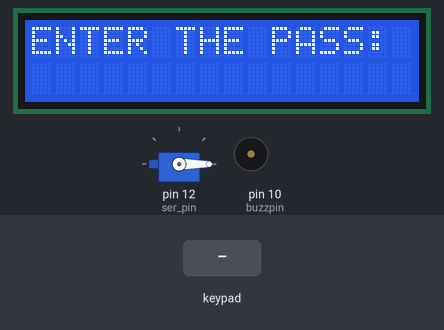
A sketch run on a simulated Arduino Uno, built with avr-gcc and run on an emulated ATmega328P. Shown: 16×2 character LCD, servo, buzzer (waves = sounding, pin HIGH). The inputs (shaded band) are chosen by the test bench.

Above: at 1.3 s.
1.4 s: keypad keys 1 3 9 7 2 D pressed 0.4 s apart
At 4.3 s:
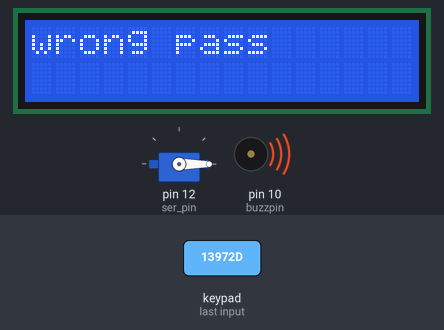
5.3 s: keypad keys 1 2 3 A B D pressed 0.4 s apart
At 8.5 s:
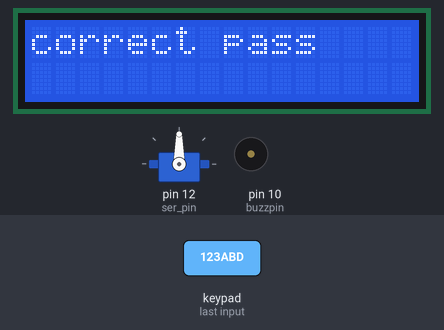
9.2 s: key '1' pressed
12.2 s: keypad keys 1 2 3 A B # pressed 0.4 s apart
At 14.7 s:
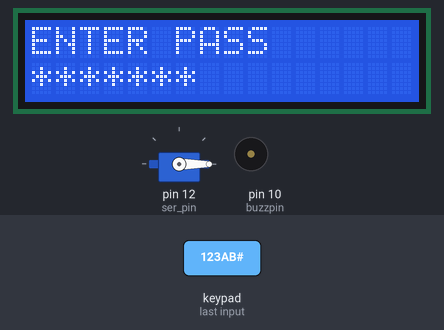
16.1 s: key '2' pressed
At 17.3 s:
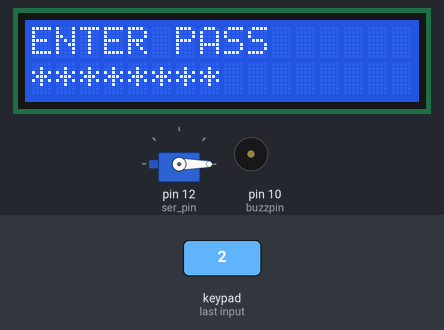
17.6 s: keypad keys 1 2 3 A B * pressed 0.4 s apart
At 20.9 s:
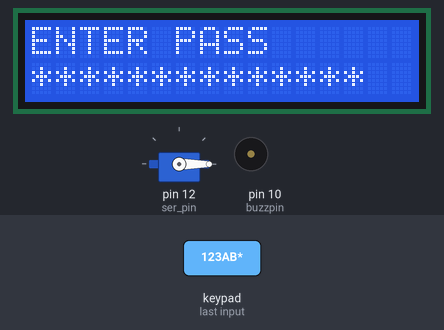
Timing chart, 0 to 22.4 s (numbered marks = the images above; inputs shaded):
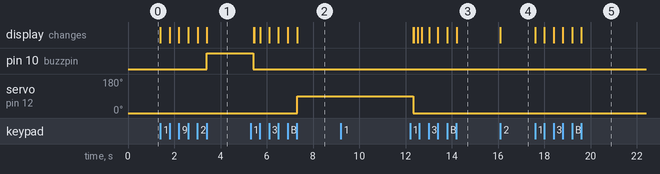

The sketch:

internal_Door.ino
```cpp
#include <Wire.h>
#include <LiquidCrystal_I2C.h>
#include <Keypad.h>
#include <Servo.h>
#define ser_pin 12
#define buzzpin 10
LiquidCrystal_I2C lcd(0x27, 16, 2);
//keypad
const int rows=4;
const int cols=4;
char keys[rows][cols]={
   {'1','2','3','A'},
   {'4','5','6','B'},
   {'7','8','9','C'},
   {'*','0','#','D'}
};
byte rowpins[rows]= {9,8,7,6};
byte colspins[rows]={5,4,3,2};
Keypad keypad = Keypad( makeKeymap(keys), rowpins, colspins, rows, cols );
//pass
char stored_pass[]={"123AB"};
const int number=sizeof(stored_pass)-1;
char pass[number];
int i=0,count=0,size=0;
//servo
Servo myServo;
void setup()
{
  lcd.init();
  lcd.backlight();
  lcd.setCursor(0, 0);
  lcd.print("ENTER THE PASS:");
  lcd.setCursor(0,1);
  myServo.write(0);
  delay(100);
  myServo.attach(ser_pin);
  pinMode(buzzpin,OUTPUT);
}

void loop()
{
  check_pass();
}
void check_pass(void)
{
  char key=keypad.getKey();
  if(key>0 && key!='D')
  {
    lcd.print('*');
    pass[i]=key;
    i++;
   }
  else if(key=='D')
  {
    for(int j=0 ;j<number ;j++)
    {
      if(pass[j]==stored_pass[j])
      {
        count++;
      }
    }
    if(count==number && i==number)
    {
      correctpass();
    }
    else
    {
      wrongpass();
    }
  }
}
void correctpass(void)
{
  lcd.clear();
  lcd.setCursor(0,0);
  lcd.print("correct pass");
  myServo.write(90);
  delay(5000);
  myServo.write(0);
  i=0;
  count=0;
  lcd.clear();
  lcd.setCursor(0,0);
  lcd.print("ENTER PASS");
  lcd.setCursor(0,1);
}
void wrongpass(void)
{
  lcd.clear();
  lcd.setCursor(0,0);
  lcd.print("wrong pass ");
  digitalWrite(buzzpin, HIGH);
  delay(2000);
  digitalWrite(buzzpin, LOW);
  i=0;
  count=0;
  lcd.clear();
  lcd.setCursor(0,0);
  lcd.print("ENTER PASS AGAIN");
  lcd.setCursor(0,1);
}
```

Measured:
- after the input at 1.4 s, pin 10 (buzzpin): LOW → HIGH after 2.0 s; the display: first changes at once (image 1 shows a later state)
- after the input at 5.3 s, servo on pin 12 (ser_pin): 0° → 90° after 2.0 s; the display: first differs from a run without the input after 0.16 s (image 2 shows a later state)
- after the input at 9.2 s, every drawn part: stays the same
- after the input at 12.2 s, the display: first differs from a run without the input after 0.32 s (image 3 shows a later state)
- after the input at 16.1 s, the display: changes at once (image 4)
- after the input at 17.6 s, the display: first changes at once (image 5 shows a later state)
